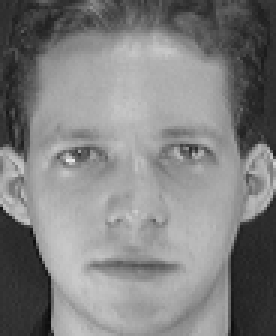
#> input picture test_data/1.pgm, 92 x 112 px, found by its file name (shown 3 times larger)
$ python lbp_extract_feature.py   (older library calls are emulated)
#> lines starting #> are read from the running program, lines starting #| are printed output that depends on the picture
### helpers/image_util.py
import numpy as np
from PIL import Image, ImageStat


def load_image(infilename):
#> called with infilename = '../train_data/s1/1.pgm'
    img = Image.open(infilename)
#> img is the input picture: PIL image 92x112 L; min 11, max 234, mean 128.3
    img.load()
    data = np.asarray(img, dtype="int32")
    if is_grayscale(infilename) and data.ndim == 3:
        data = np.dot(data[..., :3], [1.0 / 3, 1.0 / 3, 1.0 / 3])
    return data


def is_grayscale(path):
#> called with path = '../train_data/s1/1.pgm'
    im = Image.open(path).convert("RGB")
    stat = ImageStat.Stat(im)

    if sum(stat.sum) / 3 == stat.sum[0]:
        return True
    else:
        return False


def rgb2gray(rgb):
    return np.around(np.dot(rgb[..., :3], [0.299, 0.587, 0.114]))


def save_image(npdata, outfilename):
    img = Image.fromarray(np.asarray(np.clip(npdata, 0, 255), dtype="uint8"), "L")
    img.save(outfilename)


# [19 lines left out: functions img2vector, matrix2vector, resize_image, not called in this run]

### helpers/lbp_extract_feature.py
from helpers import image_util
import numpy as np
import os
import matplotlib.pyplot as plt
import matplotlib.image as mpimg


def load_gray_scale_image(file_path):
    data = image_util.load_image(file_path)
    if not image_util.is_grayscale(file_path):
        data = image_util.rgb2gray(data)
    return data


def calculate_decimal(block):
    line1 = block[0, 0] * (2 ** 0) + block[0, 1] * (2 ** 1) + block[0, 2] * (2 ** 2)
    line2 = block[1, 2] * (2 ** 3) + block[0, 0] * (2 ** 7)
    line3 = block[2, 2] * (2 ** 4) + block[2, 1] * (2 ** 5) + block[2, 0] * (2 ** 6)
    return line1 + line2 + line3


def present_block(block):
    result = np.empty([3, 3], dtype=int)
    for row in range(3):
        for col in range(3):
            if block[row, col] > block[1, 1]:
                result[row, col] = 0
            else:
                result[row, col] = 1
    return result


def is_uniform(decimal):
    times = 0
    old_bit = decimal & 1
    for i in range(1, 8):
        new_bit = (decimal >> i) & 1
        if new_bit != old_bit:
            times += 1
        old_bit = new_bit
    if times > 2:
        return False
    return True


def get_histogram(present_data):
    bins = []
    nums_none_uniform = 0
    height, width = present_data.shape
    for i in range(256):
        times = 0
        for row in range(height):
            for col in range(width):
                if present_data[row, col] == i:
                    times += 1
        if is_uniform(i):
            bins.append(times)
        else:
            nums_none_uniform += times
    bins.insert(0, nums_none_uniform)  # none_uniform index = 0
    return np.array(bins)


def extract_segment(data, debug=False):
#> called with debug = True
    height, width = data.shape
#> height = 112; width = 92
    present_image = np.empty([height - 2, width - 2], dtype=int)
    for row in range(1, height - 1):
        for col in range(1, width - 1):
            block = present_block(data[row - 1:row + 2, col - 1:col + 2])
            present_image[row - 1, col - 1] = calculate_decimal(block)
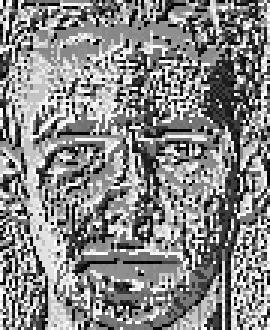
#> present_image: shape (110, 90) int64 (shown 3 times larger); min 0, max 255, mean 136.1

    if debug:
        plt.figure(1)
        plt.title('Present Face')
        plt.imshow(present_image, cmap=plt.get_cmap('gray'))

    histogram = get_histogram(present_image)

    if debug:
        plt.figure(2)

        plt.hist(x=np.arange(59), weights=histogram, bins=59, color='green', alpha=0.8)
        plt.xlabel("Bin No.")
        plt.ylabel("Frequency")

    if debug:
        plt.show()
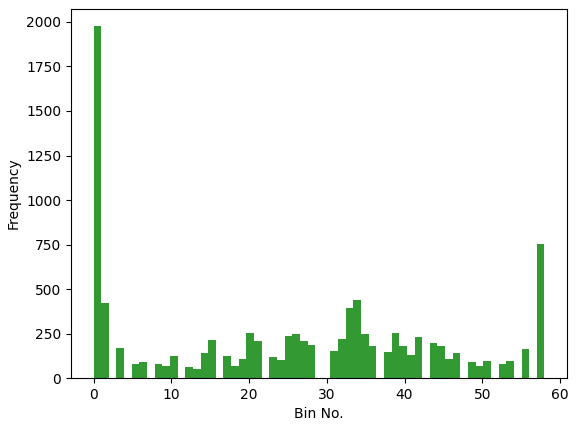
#> figure drawn by matplotlib, 1 panel; tallest bar 1976 high, from x = 0 to 0.983

    return histogram


def extract_face(data, debug=False, log=None):
    height, width = data.shape

    present_image = np.empty([height - 2, width - 2], dtype=int)
    for row in range(1, height - 1):
        for col in range(1, width - 1):
            block = present_block(data[row - 1:row + 2, col - 1:col + 2])
            present_image[row - 1, col - 1] = calculate_decimal(block)

    if log is not None:
        directory = os.path.dirname(log)
        if not os.path.exists(directory):
            os.makedirs(directory)
        image_util.save_image(present_image, log)

    local_histograms = np.empty([20, 59], dtype=int)
    global_histogram = np.zeros(59, dtype=int)
    for row in range(5):
        for col in range(4):
            histogram = extract_segment(
                data[height * row / 5: height * (row + 1) / 5, width * col / 4:width * (col + 1) / 4])
            local_histograms[row * 4 + col] = histogram
            global_histogram = np.add(global_histogram, histogram)

    if debug:
        plt.figure()
        plt.title("Global Histogram")
        plt.hist(x=np.arange(59), weights=global_histogram, bins=59, color='green', alpha=0.8)
        plt.xlabel("Bin No.")
        plt.ylabel("Frequency")

    if debug:
        plt.show()
    return local_histograms


if __name__ == '__main__':
    data = load_gray_scale_image('../train_data/s1/1.pgm')
    extract_segment(data, True)

    # extract_face('train_data/s1/1.pgm', True)

$ run again, with test_data/7.pgm copied over test_data/1.pgm
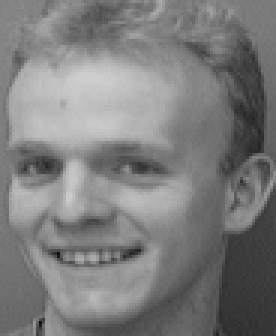
#> input picture test_data/7.pgm, 92 x 112 px, found by its file name (shown 3 times larger)
#> in load_image, img is the input picture: PIL image 92x112 L; min 15, max 207, mean 124.9
#> after the loop in extract_segment, `for row in range(1, height - 1):`:
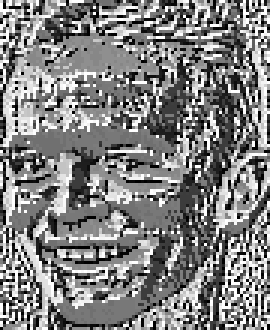
#> present_image: shape (110, 90) int64 (shown 3 times larger); min 0, max 255, mean 129.3
#> in extract_segment, `plt.show()`:
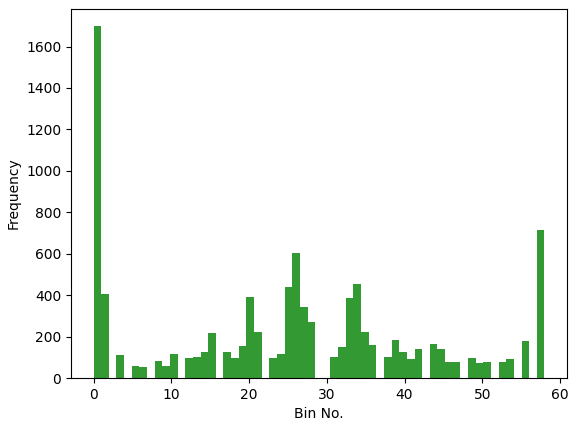
#> figure drawn by matplotlib, 1 panel; tallest bar 1698 high, from x = 0 to 0.983
